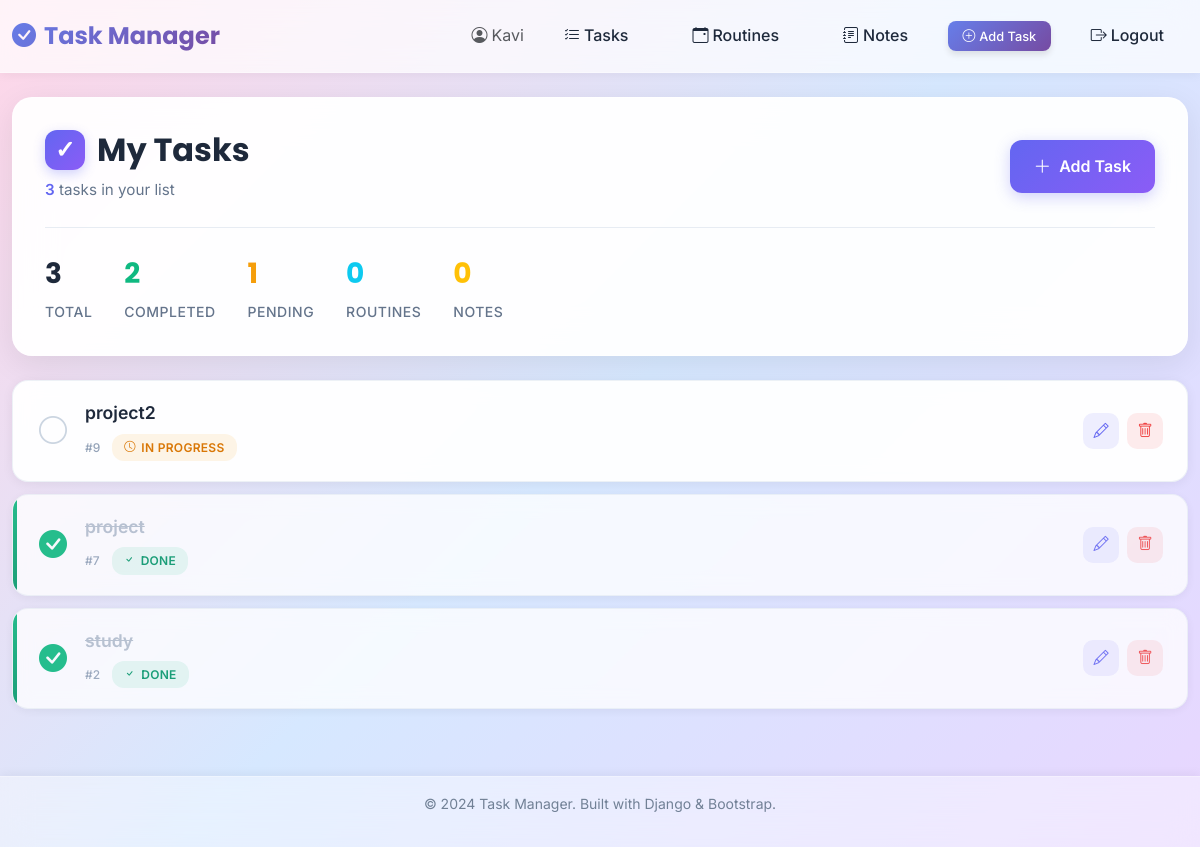
Page /task_list/ (signed in) on the committed database.
### todoapp/models.py (models this page shows, shortened)
class Task(models.Model):
    user = models.ForeignKey(User, on_delete=models.CASCADE)
    title = models.CharField(max_length=255)
    status = models.BooleanField(default=False)

### todoapp/views.py (the view)
# urls.py: path('task_list/', views.task_list, name='task_list'),
@login_required
def task_list(request):
    tasks = Task.objects.filter(user=request.user).order_by('-id')
    total = tasks.count()
    completed = tasks.filter(status=True).count()
    pending = total - completed
    routine_count = DailyRoutine.objects.filter(user=request.user).count()
    note_count = Note.objects.filter(user=request.user).count()
    return render(request, 'todoapp/task_list.html', {
        'tasks': tasks,
        'total': total,
        'completed': completed,
        'pending': pending,
        'routine_count': routine_count,
        'note_count': note_count
    })

### todoapp/templates/todoapp/task_list.html (shortened to what this page needs)
{% extends 'todoapp/base.html' %}
{% load static %}
{% block content %}
<div class="modern-header mb-4">
  <div class="header-content">
    <div class="header-text">
      <h1 class="page-title">
        <span class="title-icon">✓</span>
        <span>My Tasks</span>
      </h1>
      <p class="page-subtitle">
        {% if tasks %}
        <span class="task-count">{{ total }}</span> task{{ total|pluralize }} in your list
        {% else %}
        Start organizing your day
        {% endif %}
      </p>
    </div>
    <a href="{% url 'todoapp:task_create' %}" class="btn-add-task">
      <i class="bi bi-plus-lg"></i>
      <span>Add Task</span>
    </a>
  </div>
  {% if tasks %}
  <div class="progress-stats">
    <div class="stat-item">
      <div class="stat-value">{{ total }}</div>
      <div class="stat-label">Total</div>
    </div>
    <div class="stat-item">
      <div class="stat-value stat-completed">{{ completed }}</div>
      <div class="stat-label">Completed</div>
    </div>
    <div class="stat-item">
      <div class="stat-value stat-pending">{{ pending }}</div>
      <div class="stat-label">Pending</div>
    </div>
    <div class="stat-item">
      <div class="stat-value text-info">{{ routine_count }}</div>
      <div class="stat-label">Routines</div>
    </div>
    <div class="stat-item">
      <div class="stat-value text-warning">{{ note_count }}</div>
      <div class="stat-label">Notes</div>
    </div>
  </div>
  {% endif %}
</div>
{% if tasks %}
<div class="modern-task-list">
  {% for task in tasks %}
  <div class="modern-task-item {% if task.status %}task-done{% endif %}">
    <div class="task-checkbox">
      {% if task.status %}
      <div class="checkbox-checked">
        <i class="bi bi-check-circle-fill"></i>
      </div>
      {% else %}
      <div class="checkbox-unchecked">
        <i class="bi bi-circle"></i>
      </div>
      {% endif %}
    </div>
    <div class="task-content">
      <div class="task-title-wrapper">
        <h3 class="task-title {% if task.status %}strikethrough{% endif %}">
          {{ task.title }}
        </h3>
      </div>
      <div class="task-meta">
        <span class="task-id">#{{ task.id }}</span>
        {% if task.status %}
        <span class="task-status-badge completed-badge">
          <i class="bi bi-check"></i>Done
        </span>
        {% else %}
        <span class="task-status-badge pending-badge">
          <i class="bi bi-clock"></i>In Progress
        </span>
        {% endif %}
      </div>
    </div>
    <div class="task-actions-modern">
      <a href="{% url 'todoapp:task_update' task.id %}" class="action-btn edit-btn" title="Edit">
        <i class="bi bi-pencil"></i>
      </a>
      <a href="{% url 'todoapp:task_delete' task.id %}" class="action-btn delete-btn" title="Delete">
        <i class="bi bi-trash"></i>
      </a>
    </div>
  </div>
  {% endfor %}
</div>
{% endif %}
{% endblock %}

### todoapp/templates/todoapp/base.html (shortened to what this page needs)
<!DOCTYPE html>
<html lang="en">
{% load static %}
<head>
  <link href="https://cdn.jsdelivr.net/npm/bootstrap@5.3.2/dist/css/bootstrap.min.css" rel="stylesheet">
  <link rel="stylesheet" href="https://cdn.jsdelivr.net/npm/bootstrap-icons@1.11.1/font/bootstrap-icons.css">
  <link rel="stylesheet" href="{% static 'css/styles.css' %}">
</head>
<body class="{% block body_class %}{% endblock %}">
  <nav class="navbar navbar-expand-lg navbar-light">
    <div class="container">
      <a class="navbar-brand fw-bold"
        href="{% if user.is_authenticated %}{% url 'todoapp:task_list' %}{% else %}{% url 'todoapp:login' %}{% endif %}">
        <i class="bi bi-check-circle-fill me-2"></i>Task Manager
      </a>
      <div class="collapse navbar-collapse" id="navbarNav">
        <ul class="navbar-nav ms-auto align-items-center">
          {% if user.is_authenticated %}
          <li class="nav-item me-3">
            <span class="text-muted">
              <i class="bi bi-person-circle me-1"></i>{{ user.username }}
            </span>
          </li>
          <li class="nav-item me-3">
            <a class="nav-link" href="{% url 'todoapp:task_list' %}">
              <i class="bi bi-list-check me-1"></i>Tasks
            </a>
          </li>
          <li class="nav-item me-3">
            <a class="nav-link" href="{% url 'todoapp:routine_list' %}">
              <i class="bi bi-calendar-event me-1"></i>Routines
            </a>
          </li>
          <li class="nav-item me-3">
            <a class="nav-link" href="{% url 'todoapp:note_list' %}">
              <i class="bi bi-journal-text me-1"></i>Notes
            </a>
          </li>
          <li class="nav-item me-3">
            <a href="{% url 'todoapp:task_create' %}" class="btn btn-primary btn-sm">
              <i class="bi bi-plus-circle me-1"></i>Add Task
            </a>
          </li>
          <li class="nav-item">
            <a class="nav-link" href="{% url 'todoapp:logout' %}">
              <i class="bi bi-box-arrow-right me-1"></i>Logout
            </a>
          </li>
          {% endif %}
        </ul>
      </div>
    </div>
  </nav>
  <div class="main-content container mt-4 mb-5 fade-in {% block container_class %}{% endblock %}" {% block container_style %}{% endblock %}>
    {% block content %}
    {% endblock %}
  </div>
  <footer>
    <div class="container">
      <p>&copy; 2024 Task Manager. Built with Django & Bootstrap.</p>
    </div>
  </footer>
</body>
</html>

### rows in the picture
Task: status False (drawn), title "project2", id "9"
Task: status True (drawn), title "project", id "7"
Task: status True (drawn), title "study", id "2"

### other values in the picture
{{ user.username }} "Kavi"
{{ total }} "3"
{{ completed }} "2"
{{ pending }} "1"
{{ routine_count }} "0"
{{ note_count }} "0"
